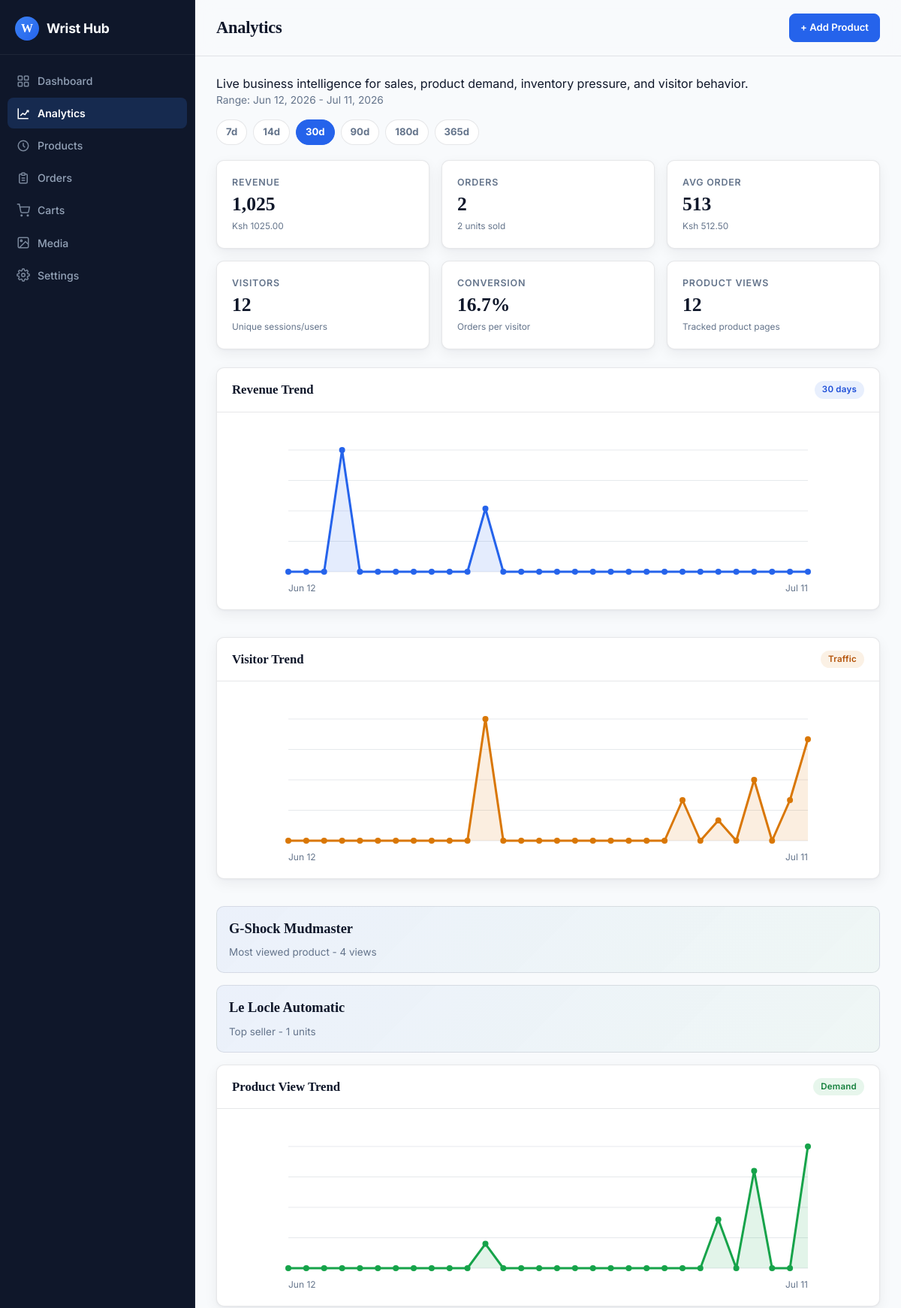
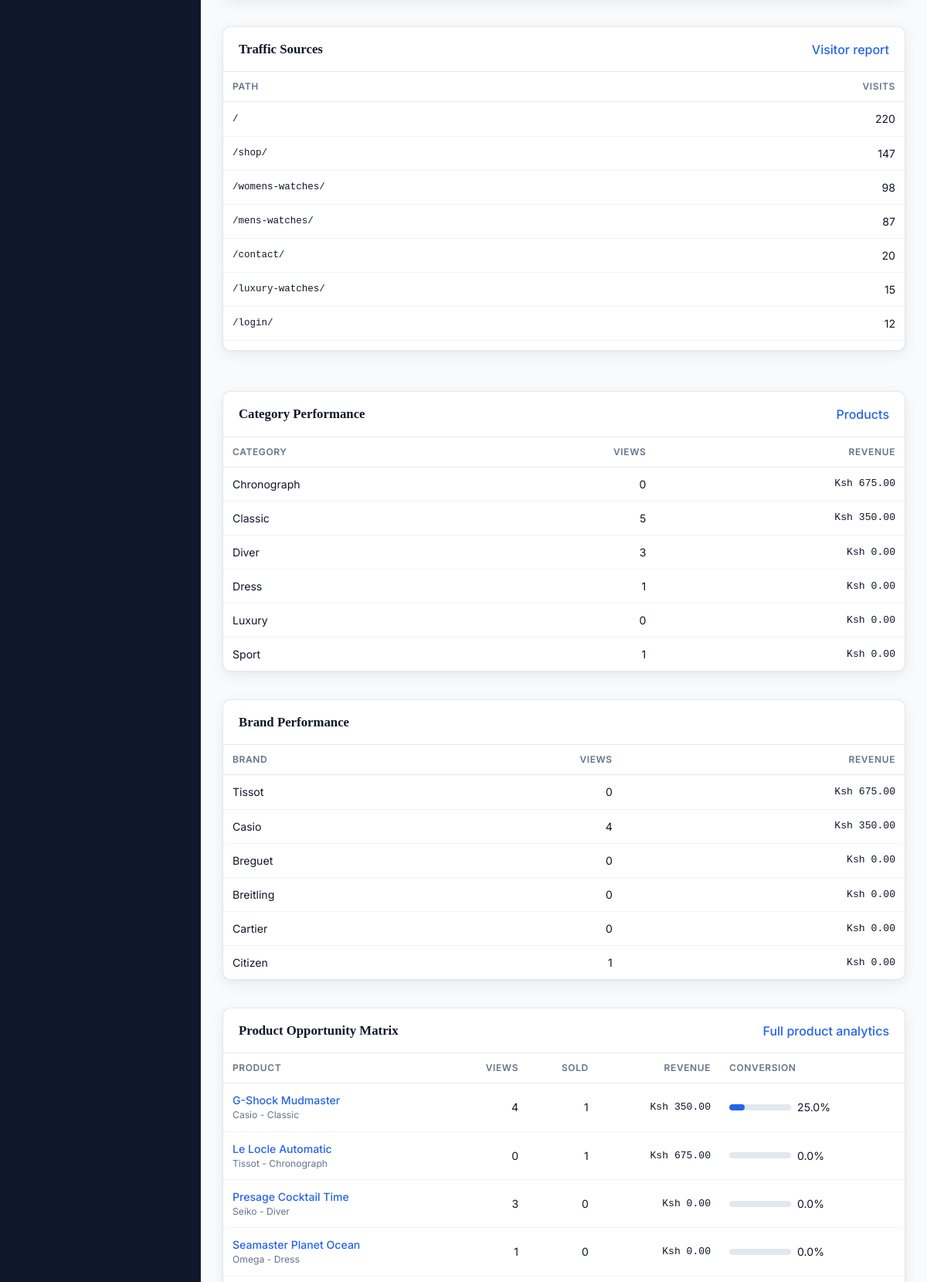
/panel/analytics/ (upper part), run on the app's committed database (2 pictures, top to bottom).
### wshop/models.py (models this page shows, shortened)
class Watch(models.Model):
    MODEL_CHOICES = [
        ("classic", "Classic"),
        ("sport", "Sport"),
        ("luxury", "Luxury"),
        ("dress", "Dress"),
        ("diver", "Diver"),
        ("chronograph", "Chronograph"),
        ("vandross", "Vandross"),
    ]
    GENDER_CHOICES = [
        ("men", "Men"),
        ("women", "Women"),
        ("unisex", "Unisex"),
    ]
    MOVEMENT_CHOICES = [
        ("automatic", "Automatic"),
        ("quartz", "Quartz"),
        ("mechanical", "Mechanical"),
        ("solar", "Solar"),
        ("smart", "Smart"),
    ]
    STRAP_CHOICES = [
        ("leather", "Leather"),
        ("metal", "Metal"),
        ("rubber", "Rubber"),
        ("fabric", "Fabric"),
        ("ceramic", "Ceramic"),
    ]
    STRAP_COLOR_CHOICES = [
        ("silver", "Silver"),
        ("gold", "Gold"),
        ("rose_gold", "Rose Gold"),
        ("black", "Black"),
        ("brown", "Brown"),
        ("blue", "Blue"),
        ("white", "White"),
    ]
    name = models.CharField(max_length=160)
    slug = models.SlugField(max_length=180, unique=True)
    brand = models.ForeignKey(Brand, on_delete=models.PROTECT, related_name="watches")
    category = models.ForeignKey(
        Category,
        on_delete=models.PROTECT,
        related_name="watches",
    )
    model = models.CharField(max_length=30, choices=MODEL_CHOICES, default="classic")
    gender = models.CharField(max_length=10, choices=GENDER_CHOICES, default="unisex")
    movement = models.CharField(max_length=20, choices=MOVEMENT_CHOICES)
    strap_material = models.CharField(max_length=20, choices=STRAP_CHOICES)
    strap_color = models.CharField(
        max_length=20,
        choices=STRAP_COLOR_CHOICES,
        default="silver",
    )
    case_size_mm = models.PositiveSmallIntegerField()
    water_resistance_m = models.PositiveSmallIntegerField(default=0)
    price = models.DecimalField(
        max_digits=10,
        decimal_places=2,
        validators=[MinValueValidator(0)],
    )
    discount_price = models.DecimalField(
        max_digits=10,
        decimal_places=2,
        validators=[MinValueValidator(0)],
        blank=True,
        null=True,
    )
    sku = models.CharField(max_length=60, unique=True)
    featured = models.BooleanField(default=False)
    is_active = models.BooleanField(default=True)
    created_at = models.DateTimeField(auto_now_add=True)
    updated_at = models.DateTimeField(auto_now=True)
    class Meta:
        ordering = ["-created_at"]

class AnalyticsEvent(models.Model):
    EVENT_CHOICES = [
        ("page_view", "Page View"),
        ("product_view", "Product View"),
        ("cart_add", "Cart Add"),
        ("checkout_start", "Checkout Start"),
        ("order_placed", "Order Placed"),
    ]
    event_type = models.CharField(max_length=30, choices=EVENT_CHOICES, db_index=True)
    session_key = models.CharField(max_length=64, blank=True, db_index=True)
    user = models.ForeignKey(
        settings.AUTH_USER_MODEL,
        on_delete=models.SET_NULL,
        related_name="analytics_events",
        blank=True,
        null=True,
    )
    watch = models.ForeignKey(
        Watch,
        on_delete=models.SET_NULL,
        related_name="analytics_events",
        blank=True,
        null=True,
    )
    path = models.CharField(max_length=255, blank=True)
    referrer = models.CharField(max_length=512, blank=True)
    user_agent = models.CharField(max_length=255, blank=True)
    ip_address = models.GenericIPAddressField(blank=True, null=True)
    created_at = models.DateTimeField(auto_now_add=True, db_index=True)
    class Meta:
        ordering = ["-created_at"]
        indexes = [
            models.Index(fields=["event_type", "-created_at"]),
            models.Index(fields=["watch", "-created_at"]),
            models.Index(fields=["session_key", "-created_at"]),
        ]

class Category(models.Model):
    name = models.CharField(max_length=100, unique=True)
    slug = models.SlugField(max_length=120, unique=True)
    image = models.ImageField(upload_to="categories/", blank=True, null=True)
    is_active = models.BooleanField(default=True)
    created_at = models.DateTimeField(auto_now_add=True)
    class Meta:
        verbose_name_plural = "Categories"
        ordering = ["name"]

class Brand(models.Model):
    name = models.CharField(max_length=100, unique=True)
    slug = models.SlugField(max_length=120, unique=True)
    is_active = models.BooleanField(default=True)
    created_at = models.DateTimeField(auto_now_add=True)
    class Meta:
        ordering = ["name"]

### wshop/views_admin.py (the view)
# urls.py: path("panel/analytics/", views_admin.admin_analytics, name="panel-analytics"),
def admin_analytics(request):
    base = get_analytics_base_context(request)
    orders = base["orders"]
    events = base["events"]
    product_events = base["product_events"]
    watches = Watch.objects.select_related("brand", "category").all()
    product_rows = get_product_rows(watches, base["start"], base["end"])
    revenue_series = daily_series(base["start"], base["end"], orders, "created_at", "total")
    view_series = daily_series(base["start"], base["end"], product_events, "created_at")
    visitor_series = []
    visitors_by_day = defaultdict(set)
    for event in events:
        visitors_by_day[event.created_at.date()].add(visitor_key(event))
    for day in daterange(base["start"], base["end"]):
        visitor_series.append({"label": day.strftime("%b %d"), "value": len(visitors_by_day.get(day, set()))})
    category_rows = []
    for category in Category.objects.all():
        category_watches = list(watches.filter(category=category))
        if not category_watches:
            continue
        category_ids = [watch.pk for watch in category_watches]
        views = product_events.filter(watch_id__in=category_ids).count()
        sold = OrderItem.objects.filter(watch_id__in=category_ids, order__in=orders).aggregate(total=Sum("quantity"))["total"] or 0
        revenue = OrderItem.objects.filter(watch_id__in=category_ids, order__in=orders).aggregate(total=Sum(F("price") * F("quantity")))["total"] or Decimal("0")
        category_rows.append({"category": category, "views": views, "sold": sold, "revenue": revenue})
    category_rows = sorted(category_rows, key=lambda row: row["revenue"], reverse=True)[:6]
    brand_rows = []
    for brand in Brand.objects.all():
        brand_watches = list(watches.filter(brand=brand))
        if not brand_watches:
            continue
        brand_ids = [watch.pk for watch in brand_watches]
        views = product_events.filter(watch_id__in=brand_ids).count()
        sold = OrderItem.objects.filter(watch_id__in=brand_ids, order__in=orders).aggregate(total=Sum("quantity"))["total"] or 0
        revenue = OrderItem.objects.filter(watch_id__in=brand_ids, order__in=orders).aggregate(total=Sum(F("price") * F("quantity")))["total"] or Decimal("0")
        brand_rows.append({"brand": brand, "views": views, "sold": sold, "revenue": revenue})
    brand_rows = sorted(brand_rows, key=lambda row: row["revenue"], reverse=True)[:6]
    top_paths = (
        events.exclude(path="")
        .values("path")
        .annotate(visits=Count("id"))
        .order_by("-visits")[:8]
    )
    device_counts = defaultdict(int)
    for event in events:
        device_counts[device_from_user_agent(event.user_agent)] += 1
    device_rows = sorted(
        [{"device": device, "visits": visits} for device, visits in device_counts.items()],
        key=lambda row: row["visits"],
        reverse=True,
    )
    context = {
        **base,
        "dashboard_title": "Analytics",
        "analytics_active": True,
        "revenue_chart": build_line_chart(revenue_series, "#2563eb"),
        "view_chart": build_line_chart(view_series, "#16a34a"),
        "visitor_chart": build_line_chart(visitor_series, "#d97706"),
        "product_rows": product_rows[:10],
        "category_rows": category_rows,
        "brand_rows": brand_rows,
        "top_paths": top_paths,
        "device_rows": device_rows,
    }
    return render(request, "panel/analytics.html", context)

### wshop/templates/panel/analytics.html (shortened to what this page needs)
{% extends "panel/base.html" %}
{% load admin_extras %}
{% block content %}
<div class="analytics-toolbar">
    <div>
        <p class="page-subtitle">Live business intelligence for sales, product demand, inventory pressure, and visitor behavior.</p>
        <p class="text-muted" style="font-size:0.86rem;">Range: {{ start|date:"M d, Y" }} - {{ end|date:"M d, Y" }}</p>
    </div>
    <form class="range-form">
        {% for option in range_options %}
            <a class="range-button{% if days == option %} is-active{% endif %}" href="?days={{ option }}">{{ option }}d</a>
        {% endfor %}
    </form>
</div>
<div class="stats-grid analytics">
    <div class="stat-card compact">
        <span class="stat-label">Revenue</span>
        <span class="stat-value revenue-value">{{ revenue|floatformat:0|intcomma }}</span>
        <span class="stat-change">Ksh {{ revenue|floatformat:2 }}</span>
    </div>
    <div class="stat-card compact">
        <span class="stat-label">Orders</span>
        <span class="stat-value">{{ orders.count|intcomma }}</span>
        <span class="stat-change">{{ units_sold|intcomma }} units sold</span>
    </div>
    <div class="stat-card compact">
        <span class="stat-label">Avg Order</span>
        <span class="stat-value">{{ average_order|floatformat:0|intcomma }}</span>
        <span class="stat-change">Ksh {{ average_order|floatformat:2 }}</span>
    </div>
    <div class="stat-card compact">
        <span class="stat-label">Visitors</span>
        <span class="stat-value">{{ visitors|intcomma }}</span>
        <span class="stat-change">Unique sessions/users</span>
    </div>
    <div class="stat-card compact">
        <span class="stat-label">Conversion</span>
        <span class="stat-value">{{ conversion_rate|floatformat:1 }}%</span>
        <span class="stat-change">Orders per visitor</span>
    </div>
    <div class="stat-card compact">
        <span class="stat-label">Product Views</span>
        <span class="stat-value">{{ product_events.count|intcomma }}</span>
        <span class="stat-change">Tracked product pages</span>
    </div>
</div>
<div class="chart-grid">
    <div class="card chart-card">
        <div class="card-header">
            <span class="card-title">Revenue Trend</span>
            <span class="badge badge-info">{{ days }} days</span>
        </div>
        <div class="card-body">{{ revenue_chart|safe }}</div>
    </div>
    <div class="card chart-card">
        <div class="card-header">
            <span class="card-title">Visitor Trend</span>
            <span class="badge badge-warning">Traffic</span>
        </div>
        <div class="card-body">{{ visitor_chart|safe }}</div>
    </div>
</div>
<div class="insight-grid">
    <div class="metric-tile">
        <strong>{{ top_viewed.0.watch__name|default:"No data" }}</strong>
        <span>Most viewed product - {{ top_viewed.0.views|default:0|intcomma }} views</span>
    </div>
    <div class="metric-tile">
        <strong>{{ top_sold.0.watch__name|default:"No data" }}</strong>
        <span>Top seller - {{ top_sold.0.units|default:0|intcomma }} units</span>
    </div>
<div class="chart-grid">
    <div class="card chart-card">
        <div class="card-header">
            <span class="card-title">Product View Trend</span>
            <span class="badge badge-success">Demand</span>
        </div>
        <div class="card-body">{{ view_chart|safe }}</div>
    </div>
    <div class="card">
        <div class="card-header">
            <span class="card-title">Traffic Sources</span>
            <a href="{% url 'panel-analytics-visitors' %}?days={{ days }}" class="link">Visitor report</a>
        </div>
        <div class="table-wrap compact">
            <table>
                <thead>
                    <tr><th>Path</th><th class="text-right">Visits</th></tr>
                </thead>
                <tbody>
                    {% for row in top_paths %}
                        <tr>
                            <td class="font-mono" style="font-size:0.78rem;">{{ row.path }}</td>
                            <td class="text-right">{{ row.visits|intcomma }}</td>
                        </tr>
                    {% empty %}
                        <tr><td colspan="2"><div class="empty-state">No visitor paths yet.</div></td></tr>
                    {% endfor %}
                </tbody>
            </table>
        </div>
    </div>
</div>
<div class="split-grid">
    <div class="card">
        <div class="card-header">
            <span class="card-title">Category Performance</span>
            <a href="{% url 'panel-analytics-products' %}?days={{ days }}" class="link">Products</a>
        </div>
        <div class="table-wrap">
            <table>
                <thead>
                    <tr><th>Category</th><th class="text-right">Views</th><th class="text-right">Revenue</th></tr>
                </thead>
                <tbody>
                    {% for row in category_rows %}
                        <tr>
                            <td>{{ row.category.name }}</td>
                            <td class="text-right">{{ row.views|intcomma }}</td>
                            <td class="text-right font-mono">{% money row.revenue %}</td>
                        </tr>
                    {% empty %}
                        <tr><td colspan="3"><div class="empty-state">No category data yet.</div></td></tr>
                    {% endfor %}
                </tbody>
            </table>
        </div>
    </div>
    <div class="card">
        <div class="card-header">
            <span class="card-title">Brand Performance</span>
        </div>
        <div class="table-wrap">
            <table>
                <thead>
                    <tr><th>Brand</th><th class="text-right">Views</th><th class="text-right">Revenue</th></tr>
                </thead>
                <tbody>
                    {% for row in brand_rows %}
                        <tr>
                            <td>{{ row.brand.name }}</td>
                            <td class="text-right">{{ row.views|intcomma }}</td>
                            <td class="text-right font-mono">{% money row.revenue %}</td>
                        </tr>
                    {% empty %}
                        <tr><td colspan="3"><div class="empty-state">No brand data yet.</div></td></tr>
                    {% endfor %}
                </tbody>
            </table>
        </div>
    </div>
</div>
<div class="card">
    <div class="card-header">
        <span class="card-title">Product Opportunity Matrix</span>
        <a href="{% url 'panel-analytics-products' %}?days={{ days }}" class="link">Full product analytics</a>
    </div>
    <div class="table-wrap">
        <table>
            <thead>
                <tr>
                    <th>Product</th>
                    <th class="text-right">Views</th>
                    <th class="text-right">Sold</th>
                    <th class="text-right">Revenue</th>
                    <th>Conversion</th>
                </tr>
            </thead>
            <tbody>
                {% for row in product_rows %}
                    <tr>
                        <td>
                            <a href="{% url 'panel-product-detail' slug=row.watch.slug %}" class="link">{{ row.watch.name }}</a>
                            <div class="text-muted" style="font-size:0.76rem;">{{ row.watch.brand.name }} - {{ row.watch.category.name }}</div>
                        </td>
                        <td class="text-right">{{ row.views|intcomma }}</td>
                        <td class="text-right">{{ row.sold|intcomma }}</td>
                        <td class="text-right font-mono">{% money row.revenue %}</td>
                        <td>
                            <div style="display:flex;align-items:center;gap:8px;">
                                <div class="progress" style="width:80px;"><span style="width:{{ row.conversion|floatformat:0 }}%;"></span></div>
                                <span>{{ row.conversion|floatformat:1 }}%</span>
                            </div>
                        </td>
                    </tr>
                {% empty %}
                    <tr><td colspan="5"><div class="empty-state">No product analytics yet.</div></td></tr>
                {% endfor %}
            </tbody>
        </table>
    </div>
</div>
{% endblock %}

### data on the page
Watch: name "G-Shock Mudmaster", watch.name "G-Shock Mudmaster", watch.brand.name "Casio", watch.category.name "Classic", views "4", sold "1", revenue "Ksh 350.00", {{ row.conversion|floatformat:0 }} 25 (drawn), conversion "25.0"
Watch: name "Le Locle Automatic", watch.name "Le Locle Automatic", watch.brand.name "Tissot", watch.category.name "Chronograph", views "0", sold "1", revenue "Ksh 675.00", conversion "0.0"
AnalyticsEvent: path "/womens-watches/", visits "98"
AnalyticsEvent: path "/login/", visits "12"
Category: category.name "Chronograph", views "0", revenue "Ksh 675.00"
Category: category.name "Classic", views "5", revenue "Ksh 350.00"
Category: category.name "Diver", views "3", revenue "Ksh 0.00"
Category: category.name "Dress", views "1", revenue "Ksh 0.00"
Category: category.name "Luxury", views "0", revenue "Ksh 0.00"
Category: category.name "Sport", views "1", revenue "Ksh 0.00"
Brand: brand.name "Tissot", views "0", revenue "Ksh 675.00"
Brand: brand.name "Casio", views "4", revenue "Ksh 350.00"
Brand: brand.name "Breguet", views "0", revenue "Ksh 0.00"
Brand: brand.name "Breitling", views "0", revenue "Ksh 0.00"
Brand: brand.name "Cartier", views "0", revenue "Ksh 0.00"
Brand: brand.name "Citizen", views "1", revenue "Ksh 0.00"
Watch: watch.name "Presage Cocktail Time", watch.brand.name "Seiko", watch.category.name "Diver", views "3", sold "0", revenue "Ksh 0.00", conversion "0.0"
Watch: watch.name "Seamaster Planet Ocean", watch.brand.name "Omega", watch.category.name "Dress", views "1", sold "0", revenue "Ksh 0.00", conversion "0.0"

### other printed values
{{ dashboard_title }} "Analytics"
{{ start|date:"M d, Y" }} "Jun 12, 2026"
{{ end|date:"M d, Y" }} "Jul 11, 2026"
{{ option }} "7" "14" "30" "90" "180" "365"
{{ revenue|floatformat:0|intcomma }} "1,025"
{{ revenue|floatformat:2 }} "1025.00"
{{ orders.count|intcomma }} "2"
{{ units_sold|intcomma }} "2"
{{ average_order|floatformat:0|intcomma }} "513"
{{ average_order|floatformat:2 }} "512.50"
{{ visitors|intcomma }} "12"
{{ conversion_rate|floatformat:1 }} "16.7"
{{ product_events.count|intcomma }} "12"
{{ days }} "30"
{{ revenue_chart|safe }} "Jun 12 Jul 11"
